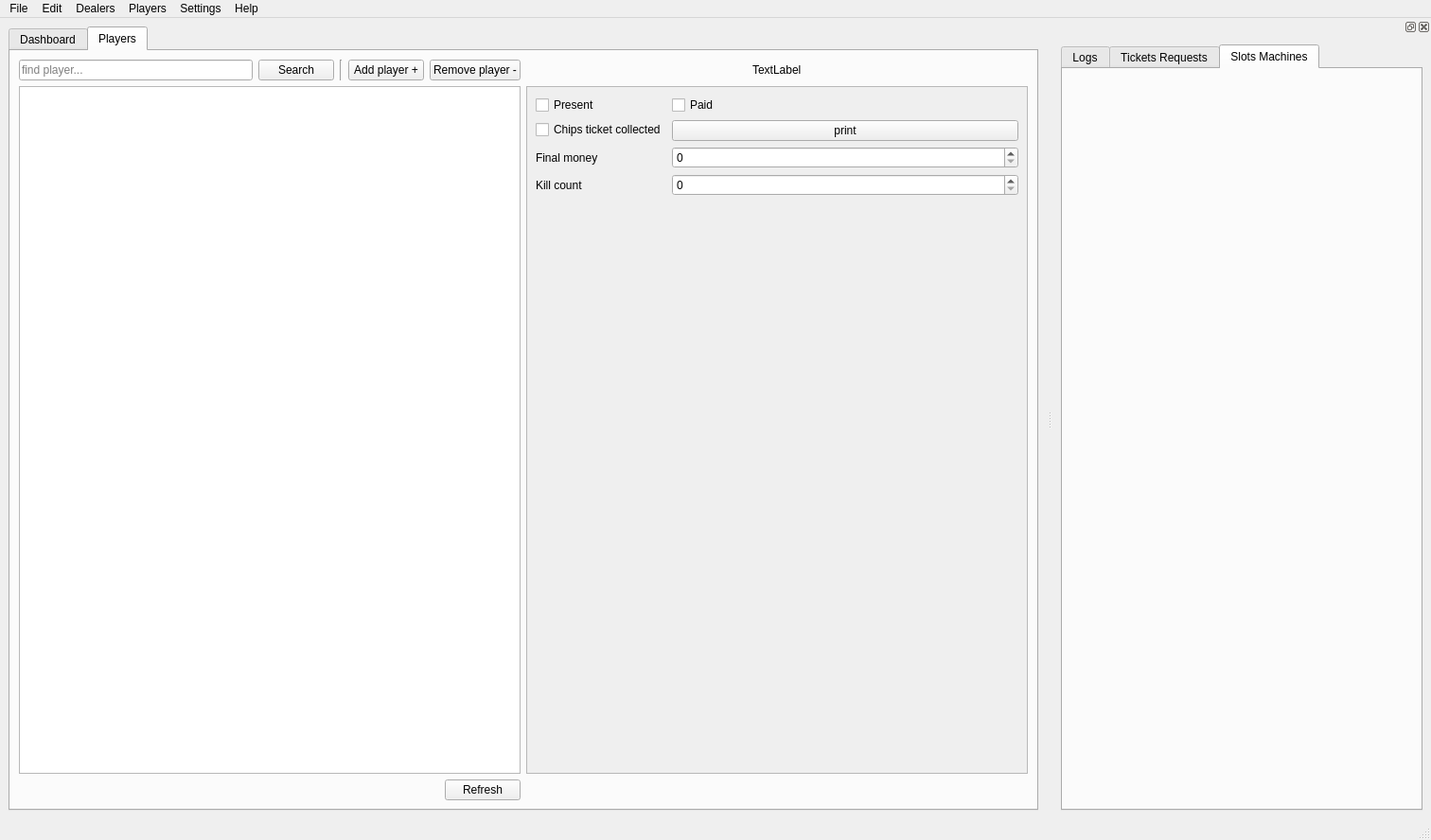
<?xml version="1.0" encoding="UTF-8"?>
<ui version="4.0">
 <class>MainWindow</class>
 <widget class="QMainWindow" name="MainWindow">
  <property name="geometry">
   <rect>
    <x>0</x>
    <y>0</y>
    <width>1512</width>
    <height>888</height>
   </rect>
  </property>
  <property name="windowTitle">
   <string>MainWindow</string>
  </property>
  <widget class="QWidget" name="centralwidget">
   <layout class="QVBoxLayout" name="verticalLayout">
    <item>
     <widget class="QTabWidget" name="tabWidget">
      <property name="currentIndex">
       <number>1</number>
      </property>
      <widget class="QWidget" name="tab">
       <property name="sizePolicy">
        <sizepolicy hsizetype="Expanding" vsizetype="Expanding">
         <horstretch>0</horstretch>
         <verstretch>0</verstretch>
        </sizepolicy>
       </property>
       <attribute name="title">
        <string>Dashboard</string>
       </attribute>
       <layout class="QVBoxLayout" name="verticalLayout_8">
        <item>
         <widget class="QScrollArea" name="scrollArea_6">
          <property name="widgetResizable">
           <bool>true</bool>
          </property>
          <widget class="QWidget" name="scrollAreaWidgetContents_6">
           <property name="geometry">
            <rect>
             <x>0</x>
             <y>0</y>
             <width>1039</width>
             <height>397</height>
            </rect>
           </property>
           <layout class="QVBoxLayout" name="verticalLayout_10">
            <property name="leftMargin">
             <number>0</number>
            </property>
            <property name="topMargin">
             <number>0</number>
            </property>
            <property name="rightMargin">
             <number>0</number>
            </property>
            <property name="bottomMargin">
             <number>0</number>
            </property>
            <item>
             <layout class="QVBoxLayout" name="layout_gantt_dealers"/>
            </item>
           </layout>
          </widget>
         </widget>
        </item>
        <item>
         <widget class="QScrollArea" name="scrollArea_5">
          <property name="maximumSize">
           <size>
            <width>16777215</width>
            <height>300</height>
           </size>
          </property>
          <property name="widgetResizable">
           <bool>true</bool>
          </property>
          <widget class="QWidget" name="scrollAreaWidgetContents_5">
           <property name="geometry">
            <rect>
             <x>0</x>
             <y>0</y>
             <width>1039</width>
             <height>298</height>
            </rect>
           </property>
           <property name="maximumSize">
            <size>
             <width>16777215</width>
             <height>16777215</height>
            </size>
           </property>
           <layout class="QVBoxLayout" name="verticalLayout_9">
            <property name="leftMargin">
             <number>0</number>
            </property>
            <property name="topMargin">
             <number>0</number>
            </property>
            <property name="rightMargin">
             <number>0</number>
            </property>
            <property name="bottomMargin">
             <number>0</number>
            </property>
            <item>
             <layout class="QVBoxLayout" name="layout_gantt_timeline"/>
            </item>
           </layout>
          </widget>
         </widget>
        </item>
        <item>
         <layout class="QHBoxLayout" name="horizontalLayout_9">
          <item>
           <spacer name="horizontalSpacer_7">
            <property name="orientation">
             <enum>Qt::Horizontal</enum>
            </property>
            <property name="sizeType">
             <enum>QSizePolicy::Expanding</enum>
            </property>
            <property name="sizeHint" stdset="0">
             <size>
              <width>40</width>
              <height>20</height>
             </size>
            </property>
           </spacer>
          </item>
          <item>
           <widget class="QPushButton" name="pushButton_refresh_gantts">
            <property name="text">
             <string>Refresh</string>
            </property>
           </widget>
          </item>
         </layout>
        </item>
       </layout>
      </widget>
      <widget class="QWidget" name="tab_3">
       <attribute name="title">
        <string>Players</string>
       </attribute>
       <layout class="QGridLayout" name="gridLayout">
        <item row="2" column="0">
         <layout class="QHBoxLayout" name="horizontalLayout_7">
          <item>
           <spacer name="horizontalSpacer_5">
            <property name="orientation">
             <enum>Qt::Horizontal</enum>
            </property>
            <property name="sizeHint" stdset="0">
             <size>
              <width>40</width>
              <height>20</height>
             </size>
            </property>
           </spacer>
          </item>
          <item>
           <widget class="QPushButton" name="pushButton_refresh_players">
            <property name="text">
             <string>Refresh</string>
            </property>
           </widget>
          </item>
         </layout>
        </item>
        <item row="0" column="0">
         <layout class="QHBoxLayout" name="horizontalLayout_3">
          <item>
           <widget class="QLineEdit" name="lineEdit_searchbox_player">
            <property name="placeholderText">
             <string>find player...</string>
            </property>
           </widget>
          </item>
          <item>
           <widget class="QPushButton" name="pushButton_player_search">
            <property name="text">
             <string>Search</string>
            </property>
           </widget>
          </item>
          <item>
           <widget class="Line" name="line">
            <property name="orientation">
             <enum>Qt::Vertical</enum>
            </property>
           </widget>
          </item>
          <item>
           <widget class="QPushButton" name="pushButton_player_add">
            <property name="text">
             <string>Add player +</string>
            </property>
           </widget>
          </item>
          <item>
           <widget class="QPushButton" name="pushButton_player_remove">
            <property name="text">
             <string>Remove player -</string>
            </property>
           </widget>
          </item>
         </layout>
        </item>
        <item row="1" column="0">
         <widget class="QTableWidget" name="tableWidget_players_overview">
          <property name="editTriggers">
           <set>QAbstractItemView::NoEditTriggers</set>
          </property>
          <property name="defaultDropAction">
           <enum>Qt::TargetMoveAction</enum>
          </property>
          <property name="alternatingRowColors">
           <bool>true</bool>
          </property>
          <property name="selectionMode">
           <enum>QAbstractItemView::SingleSelection</enum>
          </property>
          <property name="selectionBehavior">
           <enum>QAbstractItemView::SelectRows</enum>
          </property>
          <property name="sortingEnabled">
           <bool>true</bool>
          </property>
         </widget>
        </item>
        <item row="1" column="1">
         <widget class="QScrollArea" name="scrollArea">
          <property name="widgetResizable">
           <bool>true</bool>
          </property>
          <widget class="QWidget" name="scrollAreaWidgetContents">
           <property name="geometry">
            <rect>
             <x>0</x>
             <y>0</y>
             <width>513</width>
             <height>664</height>
            </rect>
           </property>
           <layout class="QVBoxLayout" name="verticalLayout_4">
            <item>
             <layout class="QFormLayout" name="formLayout">
              <property name="labelAlignment">
               <set>Qt::AlignLeading|Qt::AlignLeft|Qt::AlignVCenter</set>
              </property>
              <item row="1" column="0">
               <widget class="QCheckBox" name="checkBox_chips_ticket">
                <property name="text">
                 <string>Chips ticket collected</string>
                </property>
               </widget>
              </item>
              <item row="1" column="1">
               <widget class="QPushButton" name="pushButton_print_chips_ticket">
                <property name="text">
                 <string>print</string>
                </property>
               </widget>
              </item>
              <item row="2" column="0">
               <widget class="QLabel" name="label_2">
                <property name="text">
                 <string>Final money</string>
                </property>
               </widget>
              </item>
              <item row="2" column="1">
               <widget class="QSpinBox" name="spinBox_final_money">
                <property name="maximum">
                 <number>1000000</number>
                </property>
               </widget>
              </item>
              <item row="3" column="1">
               <widget class="QSpinBox" name="spinBox_kill_count"/>
              </item>
              <item row="3" column="0">
               <widget class="QLabel" name="label_3">
                <property name="text">
                 <string>Kill count</string>
                </property>
               </widget>
              </item>
              <item row="0" column="0">
               <widget class="QCheckBox" name="checkBox_player_present">
                <property name="text">
                 <string>Present</string>
                </property>
               </widget>
              </item>
              <item row="0" column="1">
               <widget class="QCheckBox" name="checkBox_player_paid">
                <property name="text">
                 <string>Paid</string>
                </property>
               </widget>
              </item>
             </layout>
            </item>
            <item>
             <spacer name="verticalSpacer">
              <property name="orientation">
               <enum>Qt::Vertical</enum>
              </property>
              <property name="sizeHint" stdset="0">
               <size>
                <width>20</width>
                <height>40</height>
               </size>
              </property>
             </spacer>
            </item>
           </layout>
          </widget>
         </widget>
        </item>
        <item row="0" column="1">
         <layout class="QHBoxLayout" name="horizontalLayout_4">
          <item>
           <spacer name="horizontalSpacer_3">
            <property name="orientation">
             <enum>Qt::Horizontal</enum>
            </property>
            <property name="sizeHint" stdset="0">
             <size>
              <width>40</width>
              <height>20</height>
             </size>
            </property>
           </spacer>
          </item>
          <item>
           <widget class="QLabel" name="label_player_selected">
            <property name="text">
             <string>TextLabel</string>
            </property>
           </widget>
          </item>
          <item>
           <spacer name="horizontalSpacer_4">
            <property name="orientation">
             <enum>Qt::Horizontal</enum>
            </property>
            <property name="sizeHint" stdset="0">
             <size>
              <width>40</width>
              <height>20</height>
             </size>
            </property>
           </spacer>
          </item>
         </layout>
        </item>
       </layout>
      </widget>
     </widget>
    </item>
   </layout>
  </widget>
  <widget class="QMenuBar" name="menubar">
   <property name="geometry">
    <rect>
     <x>0</x>
     <y>0</y>
     <width>1512</width>
     <height>37</height>
    </rect>
   </property>
   <widget class="QMenu" name="menuFile">
    <property name="title">
     <string>File</string>
    </property>
    <addaction name="actionNew"/>
    <addaction name="actionOpen"/>
    <addaction name="separator"/>
    <addaction name="actionSave"/>
   </widget>
   <widget class="QMenu" name="menuEdit">
    <property name="title">
     <string>Edit</string>
    </property>
   </widget>
   <widget class="QMenu" name="menuSettings">
    <property name="title">
     <string>Settings</string>
    </property>
   </widget>
   <widget class="QMenu" name="menuHelp">
    <property name="title">
     <string>Help</string>
    </property>
   </widget>
   <widget class="QMenu" name="menuPlayers">
    <property name="title">
     <string>Players</string>
    </property>
    <addaction name="actionLoad"/>
    <addaction name="actionSave_2"/>
    <addaction name="actionReset"/>
   </widget>
   <widget class="QMenu" name="menuDealers">
    <property name="title">
     <string>Dealers</string>
    </property>
   </widget>
   <addaction name="menuFile"/>
   <addaction name="menuEdit"/>
   <addaction name="menuDealers"/>
   <addaction name="menuPlayers"/>
   <addaction name="menuSettings"/>
   <addaction name="menuHelp"/>
  </widget>
  <widget class="QStatusBar" name="statusbar"/>
  <widget class="QDockWidget" name="dockWidget">
   <property name="minimumSize">
    <size>
     <width>400</width>
     <height>255</height>
    </size>
   </property>
   <attribute name="dockWidgetArea">
    <number>2</number>
   </attribute>
   <widget class="QWidget" name="dockWidgetContents">
    <layout class="QVBoxLayout" name="verticalLayout_7">
     <item>
      <layout class="QVBoxLayout" name="verticalLayout_tickets"/>
     </item>
     <item>
      <widget class="QTabWidget" name="tabWidget_2">
       <property name="currentIndex">
        <number>2</number>
       </property>
       <widget class="QWidget" name="tab_2">
        <attribute name="title">
         <string>Logs</string>
        </attribute>
        <layout class="QVBoxLayout" name="verticalLayout_2">
         <item>
          <layout class="QHBoxLayout" name="horizontalLayout">
           <item>
            <widget class="QLabel" name="label">
             <property name="text">
              <string>Logs</string>
             </property>
            </widget>
           </item>
           <item>
            <spacer name="horizontalSpacer">
             <property name="orientation">
              <enum>Qt::Horizontal</enum>
             </property>
             <property name="sizeHint" stdset="0">
              <size>
               <width>40</width>
               <height>20</height>
              </size>
             </property>
            </spacer>
           </item>
           <item>
            <widget class="QPushButton" name="pushButton_refresh_bank_logs">
             <property name="text">
              <string>Refresh</string>
             </property>
            </widget>
           </item>
          </layout>
         </item>
         <item>
          <widget class="QPlainTextEdit" name="plainTextEdit_bank_logs">
           <property name="undoRedoEnabled">
            <bool>false</bool>
           </property>
           <property name="readOnly">
            <bool>true</bool>
           </property>
          </widget>
         </item>
        </layout>
       </widget>
       <widget class="QWidget" name="tab_4">
        <attribute name="title">
         <string>Tickets Requests</string>
        </attribute>
        <layout class="QVBoxLayout" name="verticalLayout_5">
         <item>
          <layout class="QVBoxLayout" name="verticalLayout_ticket_requests"/>
         </item>
        </layout>
       </widget>
       <widget class="QWidget" name="tab_5">
        <attribute name="title">
         <string>Slots Machines</string>
        </attribute>
        <layout class="QVBoxLayout" name="verticalLayout_6">
         <item>
          <layout class="QVBoxLayout" name="verticalLayout_slots_machines"/>
         </item>
        </layout>
       </widget>
      </widget>
     </item>
    </layout>
   </widget>
  </widget>
  <action name="actionNew">
   <property name="text">
    <string>New</string>
   </property>
  </action>
  <action name="actionOpen">
   <property name="text">
    <string>Open</string>
   </property>
  </action>
  <action name="actionSave">
   <property name="text">
    <string>Save</string>
   </property>
  </action>
  <action name="actionLoad">
   <property name="text">
    <string>Load</string>
   </property>
  </action>
  <action name="actionSave_2">
   <property name="text">
    <string>Save</string>
   </property>
  </action>
  <action name="actionReset">
   <property name="text">
    <string>Reset</string>
   </property>
  </action>
 </widget>
 <resources/>
 <connections/>
</ui>
